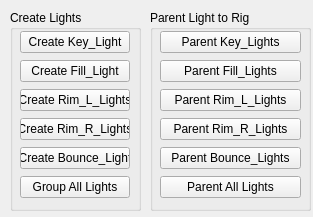
<?xml version="1.0" encoding="UTF-8"?>
<ui version="4.0">
 <class>Form</class>
 <widget class="QWidget" name="Form">
  <property name="geometry">
   <rect>
    <x>0</x>
    <y>0</y>
    <width>313</width>
    <height>217</height>
   </rect>
  </property>
  <property name="windowTitle">
   <string>Form</string>
  </property>
  <widget class="QGroupBox" name="Parent_Light_to_Rig_groupBox">
   <property name="geometry">
    <rect>
     <x>150</x>
     <y>10</y>
     <width>161</width>
     <height>201</height>
    </rect>
   </property>
   <property name="title">
    <string>Parent Light to Rig</string>
   </property>
   <widget class="QWidget" name="layoutWidget">
    <property name="geometry">
     <rect>
      <x>10</x>
      <y>20</y>
      <width>141</width>
      <height>170</height>
     </rect>
    </property>
    <layout class="QVBoxLayout" name="verticalLayout_2">
     <item>
      <widget class="QPushButton" name="Parent_Key_Lights_pushButton">
       <property name="acceptDrops">
        <bool>true</bool>
       </property>
       <property name="text">
        <string>Parent Key_Lights</string>
       </property>
      </widget>
     </item>
     <item>
      <widget class="QPushButton" name="Parent_Fill_Lights_pushButton">
       <property name="acceptDrops">
        <bool>true</bool>
       </property>
       <property name="text">
        <string>Parent Fill_Lights</string>
       </property>
      </widget>
     </item>
     <item>
      <widget class="QPushButton" name="Parent_Rim_L_Lights_pushButton">
       <property name="acceptDrops">
        <bool>true</bool>
       </property>
       <property name="text">
        <string>Parent Rim_L_Lights</string>
       </property>
      </widget>
     </item>
     <item>
      <widget class="QPushButton" name="Parent_Rim_R_Lights_pushButton">
       <property name="acceptDrops">
        <bool>true</bool>
       </property>
       <property name="text">
        <string>Parent Rim_R_Lights</string>
       </property>
      </widget>
     </item>
     <item>
      <widget class="QPushButton" name="Parent_Bounce_Lights_pushButton">
       <property name="acceptDrops">
        <bool>true</bool>
       </property>
       <property name="text">
        <string>Parent Bounce_Lights</string>
       </property>
      </widget>
     </item>
     <item>
      <widget class="QPushButton" name="Parent_All_Lights_pushButton">
       <property name="acceptDrops">
        <bool>true</bool>
       </property>
       <property name="text">
        <string>Parent All Lights</string>
       </property>
      </widget>
     </item>
    </layout>
   </widget>
  </widget>
  <widget class="QGroupBox" name="groupBox">
   <property name="geometry">
    <rect>
     <x>10</x>
     <y>10</y>
     <width>131</width>
     <height>201</height>
    </rect>
   </property>
   <property name="title">
    <string>Create Lights</string>
   </property>
   <widget class="QWidget" name="layoutWidget_2">
    <property name="geometry">
     <rect>
      <x>10</x>
      <y>20</y>
      <width>110</width>
      <height>170</height>
     </rect>
    </property>
    <layout class="QVBoxLayout" name="verticalLayout">
     <item>
      <widget class="QPushButton" name="Create_Key_Light_pushButton">
       <property name="acceptDrops">
        <bool>true</bool>
       </property>
       <property name="text">
        <string>Create Key_Light</string>
       </property>
      </widget>
     </item>
     <item>
      <widget class="QPushButton" name="Create_Fill_Light_pushButton">
       <property name="acceptDrops">
        <bool>true</bool>
       </property>
       <property name="text">
        <string>Create Fill_Light</string>
       </property>
      </widget>
     </item>
     <item>
      <widget class="QPushButton" name="Create_Rim_L_Light_pushButton">
       <property name="acceptDrops">
        <bool>true</bool>
       </property>
       <property name="text">
        <string>Create Rim_L_Lights</string>
       </property>
      </widget>
     </item>
     <item>
      <widget class="QPushButton" name="Create_Rim_R_Light_pushButton">
       <property name="acceptDrops">
        <bool>true</bool>
       </property>
       <property name="text">
        <string>Create Rim_R_Lights</string>
       </property>
      </widget>
     </item>
     <item>
      <widget class="QPushButton" name="Create_Bounce_Light_pushButton">
       <property name="acceptDrops">
        <bool>true</bool>
       </property>
       <property name="text">
        <string>Create Bounce_Light</string>
       </property>
      </widget>
     </item>
     <item>
      <widget class="QPushButton" name="Group_All_Lights_pushButton">
       <property name="acceptDrops">
        <bool>true</bool>
       </property>
       <property name="text">
        <string>Group All Lights</string>
       </property>
      </widget>
     </item>
    </layout>
   </widget>
  </widget>
 </widget>
 <resources/>
 <connections/>
</ui>
